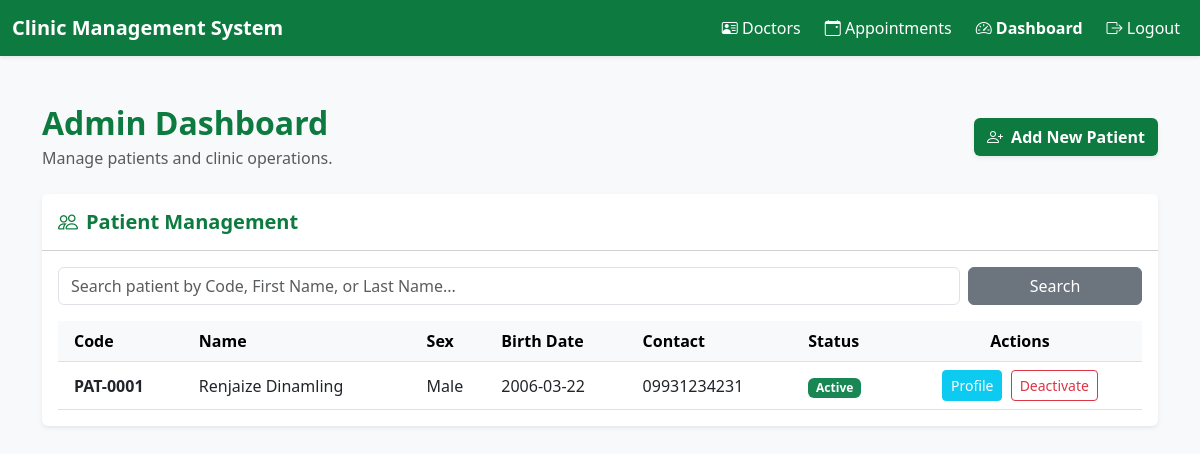
Screenshot of /dashboard/admin (signed in) with the database file from the repository.
### templates/app.py (models this page shows)
class Patient(db.Model):
    __tablename__ = 'patients'
    patient_id = db.Column(db.Integer, primary_key=True)
    patient_code = db.Column(db.String(20), unique=True, nullable=False)
    first_name = db.Column(db.String(50), nullable=False)
    last_name = db.Column(db.String(50), nullable=False)
    birth_date = db.Column(db.String(20), nullable=False)
    sex = db.Column(db.String(10), nullable=False)
    contact_number = db.Column(db.String(20), nullable=False)
    address = db.Column(db.String(200), nullable=False)
    is_active = db.Column(db.Boolean, default=True)

### templates/app.py (the view)
@app.route('/dashboard/admin')
def dashboard_admin():
    if session.get('role') != 'Admin':
        flash('Unauthorized access.', 'danger')
        return redirect(url_for('login'))
    search_query = request.args.get('search', '').strip()
    if search_query:
        patients = Patient.query.filter(
            (Patient.patient_code.ilike(f"%{search_query}%")) |
            (Patient.first_name.ilike(f"%{search_query}%")) |
            (Patient.last_name.ilike(f"%{search_query}%"))
        ).all()
    else:
        patients = Patient.query.all()
    appointments = Appointment.query.order_by(Appointment.appointment_id.desc()).all()
    default_code = generate_next_patient_code()
    return render_template(
        'dashboard_admin.html',
        patients=patients,
        appointments=appointments,
        default_code=default_code,
        search_query=search_query
    )

### templates/app.py (called while the page is built)
def generate_next_patient_code():
    last_patient = Patient.query.order_by(Patient.patient_id.desc()).first()
    if not last_patient:
        return "P-0001"
    next_id = last_patient.patient_id + 1
    return f"P-{next_id:04d}"

### templates/dashboard_admin.html (shortened to what this page needs)
<!DOCTYPE html>
<html lang="en">
<head>
    <link href="https://cdn.jsdelivr.net/npm/bootstrap@5.3.0/dist/css/bootstrap.min.css" rel="stylesheet">
    <link href="https://cdn.jsdelivr.net/npm/bootstrap-icons@1.10.5/font/bootstrap-icons.css" rel="stylesheet">
</head>
<body class="bg-light">
    <nav class="navbar navbar-expand-lg navbar-dark navbar-custom shadow-sm">
        <div class="container-fluid">
            <a class="navbar-brand fw-bold" href="{{ url_for('dashboard_admin') }}">Clinic Management System</a>
            <div class="collapse navbar-collapse" id="adminNavbar">
                <ul class="navbar-nav ms-auto mb-2 mb-lg-0 align-items-center">
                    <li class="nav-item">
                        <a class="nav-link text-white me-2" href="{{ url_for('doctor_management') }}">
                            <i class="bi bi-person-vcard"></i> Doctors
                        </a>
                    </li>
                    <li class="nav-item">
                        <a class="nav-link text-white me-2" href="{{ url_for('schedule_appointment') }}">
                            <i class="bi bi-calendar-event"></i> Appointments
                        </a>
                    </li>
                    <li class="nav-item">
                        <a class="nav-link text-white fw-bold me-2" href="{{ url_for('dashboard_admin') }}">
                            <i class="bi bi-speedometer2"></i> Dashboard
                        </a>
                    </li>
                    <li class="nav-item">
                        <a class="nav-link text-white" href="{{ url_for('logout') }}">
                            <i class="bi bi-box-arrow-right"></i> Logout
                        </a>
                    </li>
                </ul>
            </div>
        </div>
    </nav>
    <div class="container my-5">
        <div class="d-flex justify-content-between align-items-center mb-4">
            <div>
                <h2 class="fw-bold text-custom mb-1">Admin Dashboard</h2>
                <p class="text-muted mb-0">Manage patients and clinic operations.</p>
            </div>
            <button class="btn btn-custom fw-bold shadow-sm" data-bs-toggle="modal" data-bs-target="#addPatientModal">
                <i class="bi bi-person-plus me-1"></i> Add New Patient
            </button>
        </div>
        <div class="card shadow-sm border-0 mb-4">
            <div class="card-header bg-white py-3">
                <h5 class="mb-0 fw-bold text-custom">
                    <i class="bi bi-people me-2"></i>Patient Management
                </h5>
            </div>
            <div class="card-body">
                <form method="GET" action="{{ url_for('dashboard_admin') }}" class="row g-2 mb-3">
                    <div class="col-md-10">
                        <input type="text" name="search" class="form-control" placeholder="Search patient by Code, First Name, or Last Name..." value="{{ search_query if search_query else '' }}">
                    </div>
                    <div class="col-md-2">
                        <button type="submit" class="btn btn-secondary w-100">Search</button>
                    </div>
                </form>
                <div class="table-responsive">
                    <table class="table table-hover align-middle mb-0">
                        <thead class="table-light">
                            <tr>
                                <th class="ps-3">Code</th>
                                <th>Name</th>
                                <th>Sex</th>
                                <th>Birth Date</th>
                                <th>Contact</th>
                                <th>Status</th>
                                <th class="text-center">Actions</th>
                            </tr>
                        </thead>
                        <tbody>
                            {% if patients %}
                            {% for patient in patients %}
                            <tr>
                                <td class="ps-3 fw-bold">{{ patient.patient_code }}</td>
                                <td>{{ patient.first_name }} {{ patient.last_name }}</td>
                                <td>{{ patient.sex }}</td>
                                <td>{{ patient.birth_date }}</td>
                                <td>{{ patient.contact_number }}</td>
                                <td>
                                    {% if patient.is_active %}
                                    <span class="badge bg-success">Active</span>
                                    {% else %}
                                    <span class="badge bg-secondary">Inactive</span>
                                    {% endif %}
                                </td>
                                <td class="text-center">
                                    <a href="{{ url_for('patient_profile', patient_id=patient.patient_id) }}" class="btn btn-sm btn-info text-white me-1">Profile</a>
                                    <a href="{{ url_for('toggle_patient_status', patient_id=patient.patient_id) }}" class="btn btn-sm {% if patient.is_active %}btn-outline-danger{% else %}btn-outline-success{% endif %}">
                                        {% if patient.is_active %}Deactivate{% else %}Activate{% endif %}
                                    </a>
                                </td>
                            </tr>
                            {% endfor %}
                            {% else %}
                            <tr>
                                <td colspan="7" class="text-center py-3 text-muted">No patient records found.</td>
                            </tr>
                            {% endif %}
                        </tbody>
                    </table>
                </div>
            </div>
        </div>
    </div>
</body>
</html>

### templates/dashboard_admin.html (style rules this page uses)
.navbar-custom { background-color: #0d7a40; }
.btn-custom { background-color: #0d7a40; color: #ffffff; }
.text-custom { color: #0d7a40; }

### rows the page displays
Patient: patient_code "PAT-0001", first_name "Renjaize", last_name "Dinamling", sex "Male", birth_date "2006-03-22", contact_number "09931234231", is_active "Active"
